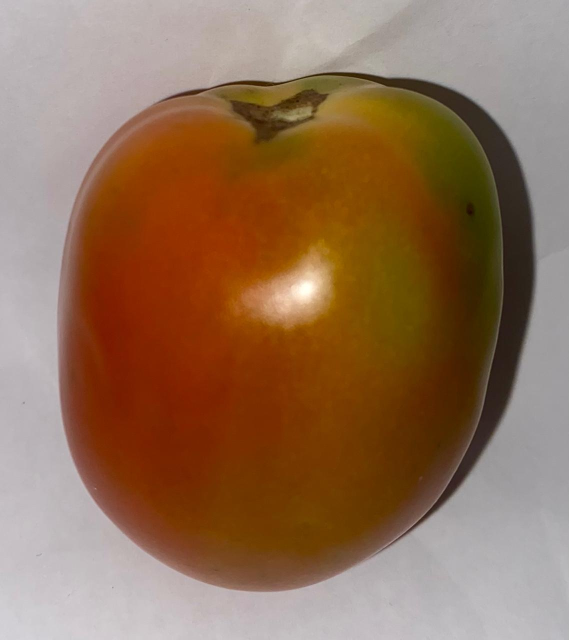
#> input picture citra/tomat/setengah/1.jpg, 1138 x 1280 px (shown at 1/2 size)
$ python 8bit_rgb.py
#> lines starting #> are read from the running program, lines starting #| are printed output that depends on the picture; after the words box and inside, x2 and y2 are one past the last pixel; in counts of white or black regions, pixels touching at a corner belong together
import cv2
import numpy as np
import matplotlib.pyplot as plt

# === 1. BACA CITRA ===
img = cv2.imread("tomat/setengah/1.jpg")
#> img is the input picture: shape (1280, 1138, 3); mean B, G, R 85.7, 112, 145.4
img_rgb = cv2.cvtColor(img, cv2.COLOR_BGR2RGB)  # Konversi ke RGB untuk ditampilkan di matplotlib

# === 2. KONVERSI KE GRAYSCALE ===
gray = cv2.cvtColor(img, cv2.COLOR_BGR2GRAY)

# === 3. THRESHOLDING (OBJEK PUTIH, BACKGROUND HITAM) ===
_, mask = cv2.threshold(gray, 0, 255, cv2.THRESH_BINARY_INV + cv2.THRESH_OTSU)
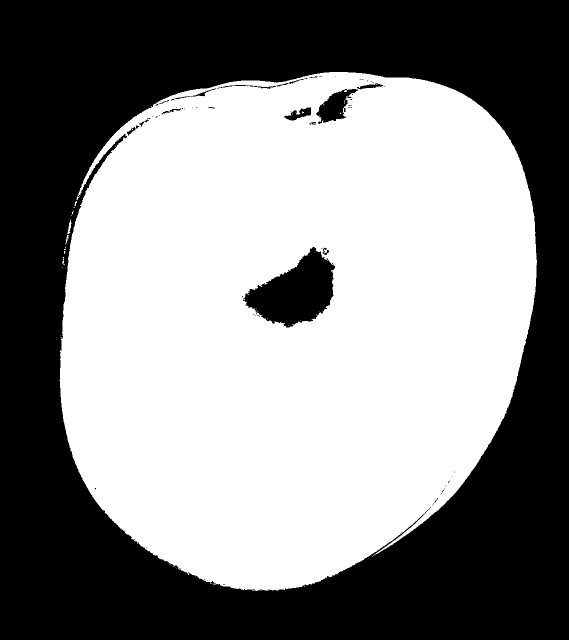
#> mask: shape (1280, 1138) (shown at 1/2 size); 53.7% white; 75 black regions (57 under 20 px), largest, box (x1, y1, x2, y2) and area: (0, 0, 1138, 1280) 653658, (486, 494, 670, 656) 16514, (632, 178, 716, 248) 2755

# === 4. PERBAIKI MASK DENGAN MORPHOLOGICAL OPERATION ===
kernel = np.ones((5, 5), np.uint8)
mask = cv2.morphologyEx(mask, cv2.MORPH_CLOSE, kernel)
#> mask: shape (1280, 1138); 53.8% white; 7 black regions, largest, box (x1, y1, x2, y2) and area: (0, 0, 1138, 1280) 652886, (490, 495, 669, 653) 16187, (634, 178, 712, 245) 2561
mask = cv2.morphologyEx(mask, cv2.MORPH_OPEN, kernel)
#> mask: shape (1280, 1138); 53.8% white; 6 black regions, box (x1, y1, x2, y2) and area: (0, 0, 1138, 1280) 653344, (490, 495, 669, 653) 16213, (634, 178, 712, 245) 2596, (572, 215, 622, 241) 626, (720, 169, 752, 178) 190, (399, 185, 409, 192) 63

# === 5. SEGMENTASI (HAPUS BACKGROUND) ===
segmented_rgb = cv2.bitwise_and(img_rgb, img_rgb, mask=mask)

# === 6. KONVERSI KE HSI ===
def rgb_to_hsi(image):
    image = image.astype(np.float32) / 255.0
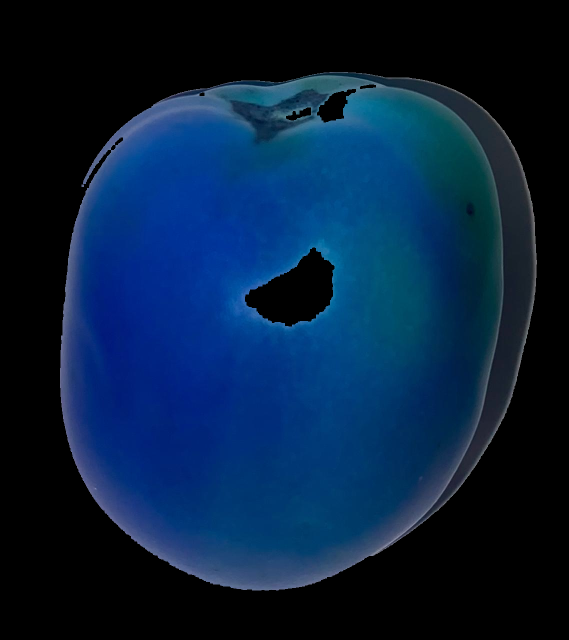
#> image: shape (1280, 1138, 3) float32 (shown at 1/2 size); mean of channels 0, 1, 2 0.244, 0.127, 0.0248; drawn as B, G, R
    R, G, B = image[:, :, 0], image[:, :, 1], image[:, :, 2]
    I = (R + G + B) / 3
    min_RGB = np.minimum(np.minimum(R, G), B)
    S = 1 - (3 / (R + G + B + 1e-6)) * min_RGB
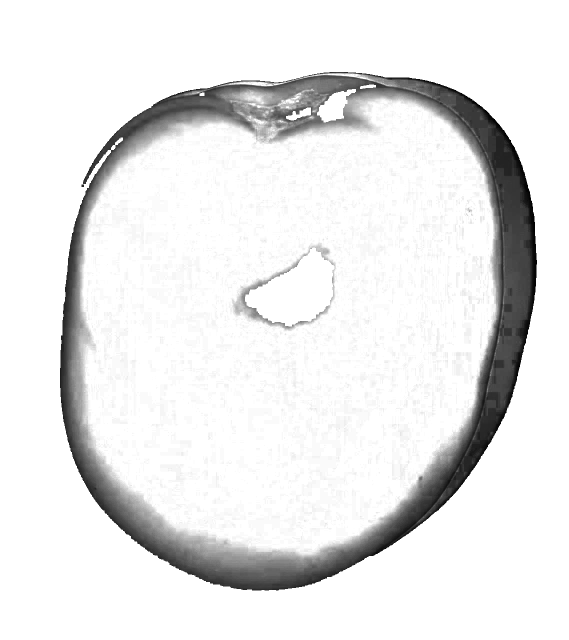
#> S: shape (1280, 1138) float32 (shown at 1/2 size); min 6.56e-07, max 1, mean 0.913
    num = 0.5 * ((R - G) + (R - B))
    denom = np.sqrt((R - G) ** 2 + (R - B) * (G - B)) + 1e-6
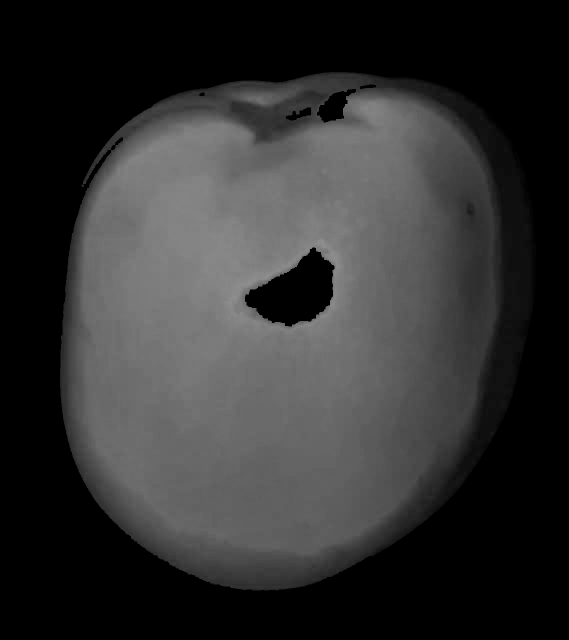
#> denom: shape (1280, 1138) float32 (shown at 1/2 size); min 1e-06, max 0.578, mean 0.192
    theta = np.arccos(num / denom)
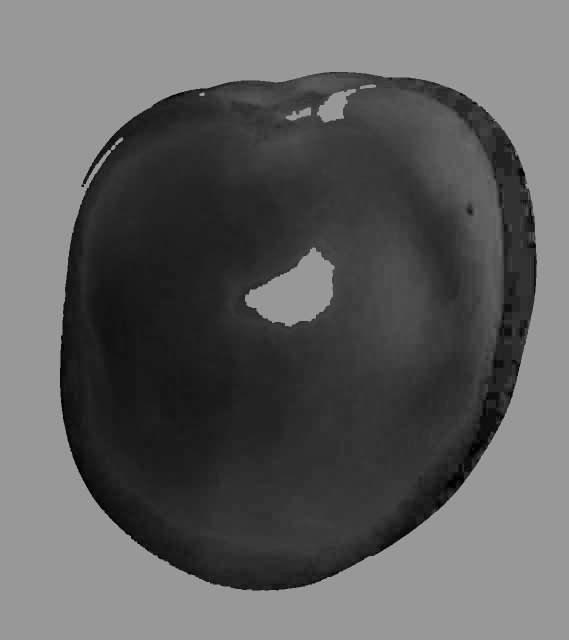
#> theta: shape (1280, 1138) float32 (shown at 1/2 size); min 0.00326, max 2.62, mean 0.989; drawn with min black and max white
    H = np.degrees(theta)
    H[B > G] = 360 - H[B > G]
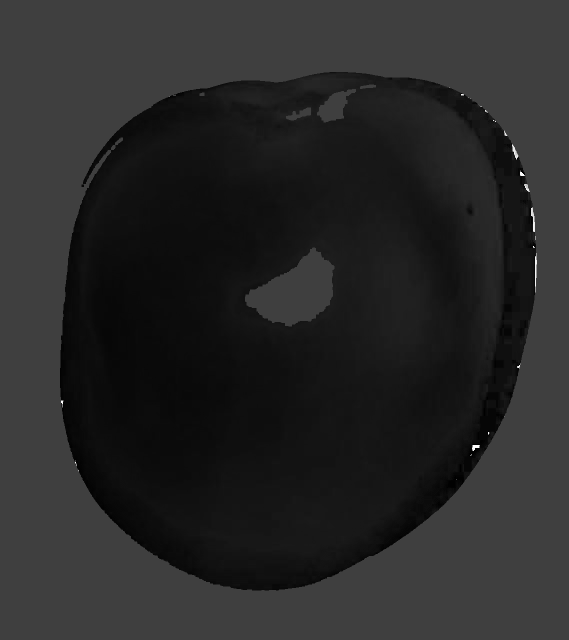
#> H: shape (1280, 1138) float32 (shown at 1/2 size); min 0.187, max 359, mean 56.9; drawn with min black and max white
    H = H / 360
    return np.stack([H, S, I], axis=-1)
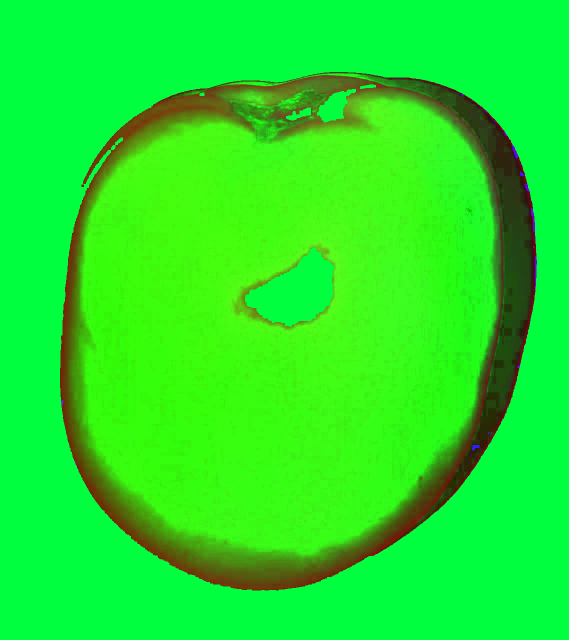
#> returned value: shape (1280, 1138, 3) float32 (shown at 1/2 size); mean of channels 0, 1, 2 0.158, 0.914, 0.132; drawn as B, G, R

hsi_img = rgb_to_hsi(segmented_rgb)
H, S, I = hsi_img[:, :, 0], hsi_img[:, :, 1], hsi_img[:, :, 2]

# === 7. PILIH 8 PIXEL ACAK ===
pixel_indices = np.column_stack(np.where(mask > 0))  # Ambil indeks piksel dalam mask
#> pixel_indices = 783608 pairs, first value 144 to 1180, second value 120 to 1073
selected_pixels = pixel_indices[np.random.choice(len(pixel_indices), 8, replace=False)]
#> selected_pixels = [[357, 852], [272, 846], [346, 465], [489, 908], [782, 983], [407, 264], [540, 980], [1149, 472]]

# === 7. PILIH 8 PIXEL KONSTAN ===

# Coordinat Mentah
selected_pixels = np.array([
[851, 354],
[633, 185],
[502, 143],
[428, 223],
[763, 552],
[760, 424],
[795, 148],
[938, 372],
])

# Coordinat Setengah_Matang
# selected_pixels = np.array([
# [298, 279],
# [984, 862],
# [293, 822],
# [497, 217],
# [789, 936],
# [899, 873],
# [1091, 531],
# [835, 424],
# ])


# === 8. TAMPILKAN PIXEL DI CITRA RGB DAN HSI ===
fig, ax = plt.subplots()
ax.imshow(segmented_rgb)
ax.set_title("Citra RGB")

# ax[4].imshow(img_rgb)
# ax[4].set_title("Citra RGB")
# ax[5].imshow(mask)
# ax[5].set_title("Mask")
# ax[6].imshow(gray)
# ax[6].set_title("Gray")
# ax[6].imshow(gray)
# ax[6].set_title("Gray")

val_h = []
val_s = []
val_i = []

for (y, x) in selected_pixels:
#> (the run stopped early here; a loop or call above may not have finished)

$ run again, with citra/tomat/setengah/10.jpg copied over citra/tomat/setengah/1.jpg
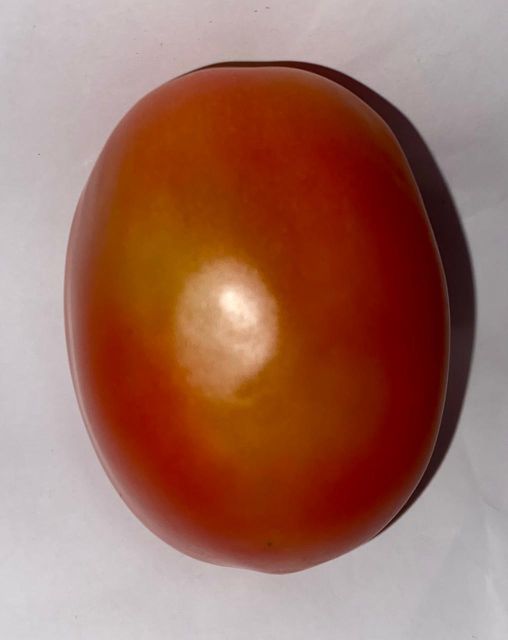
#> input picture citra/tomat/setengah/10.jpg, 1015 x 1280 px (shown at 1/2 size)
#> img is the input picture: shape (1280, 1015, 3); mean B, G, R 96.4, 111.1, 158
#> `_, mask = cv2.threshold(gray, 0, 255, cv2.THRESH_BINARY_INV + cv2.THRE..`:
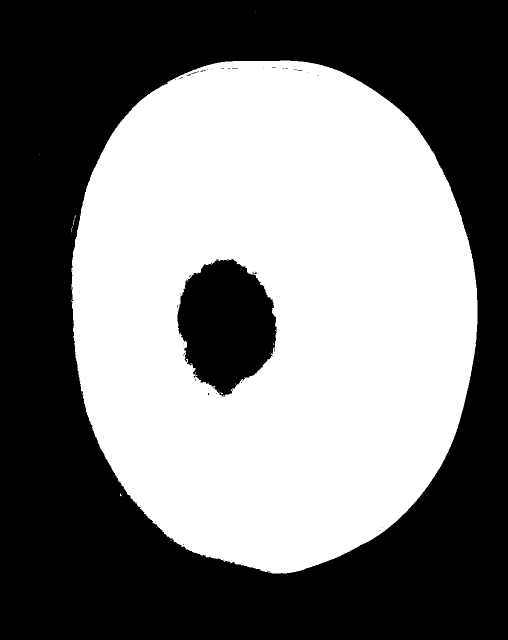
#> mask: shape (1280, 1015) (shown at 1/2 size); 48.3% white; 21 white regions (20 under 20 px), largest, box (x1, y1, x2, y2) and area: (143, 121, 955, 1147) 626953
#> in rgb_to_hsi, `return np.stack([H, S, I], axis=-1)`:
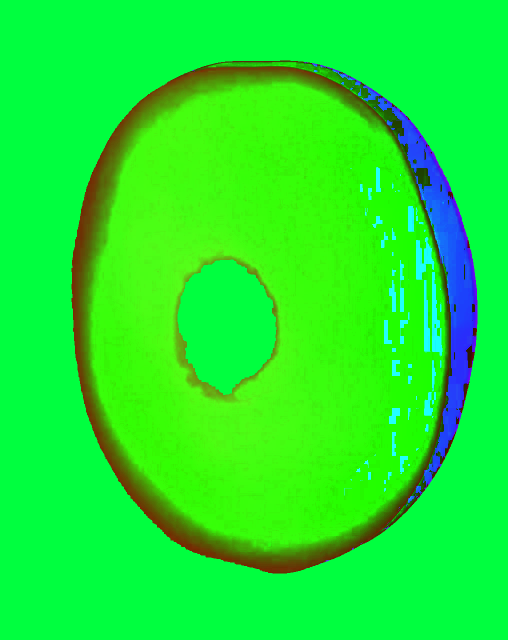
#> returned value: shape (1280, 1015, 3) float32 (shown at 1/2 size); mean of channels 0, 1, 2 0.182, 0.929, 0.111; drawn as B, G, R
#> pixel_indices = 627636 pairs, first value 121 to 1146, second value 143 to 954
#> selected_pixels = [[440, 861], [672, 244], [714, 840], [709, 589], [899, 692], [831, 532], [591, 279], [886, 295]]
